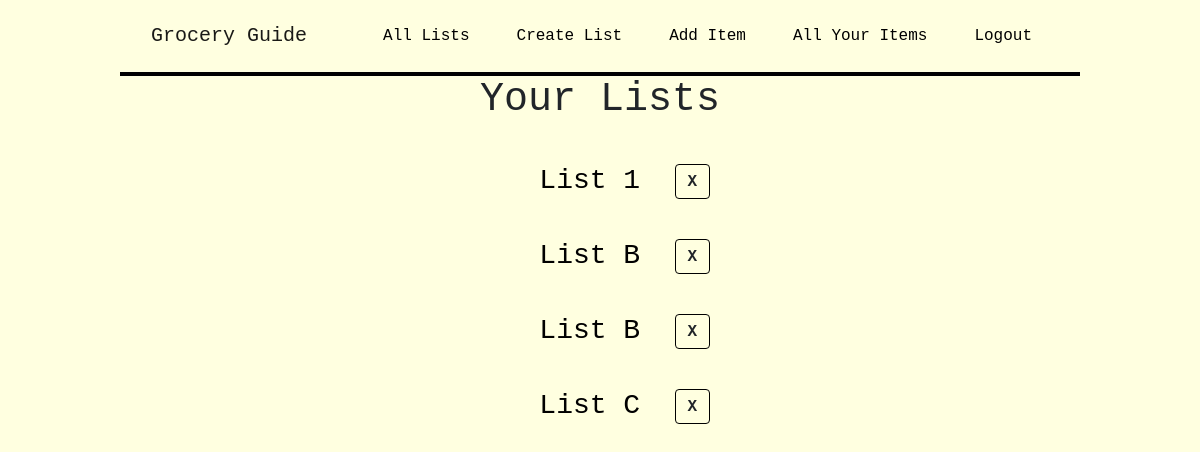
The app's page / (signed in), older data.
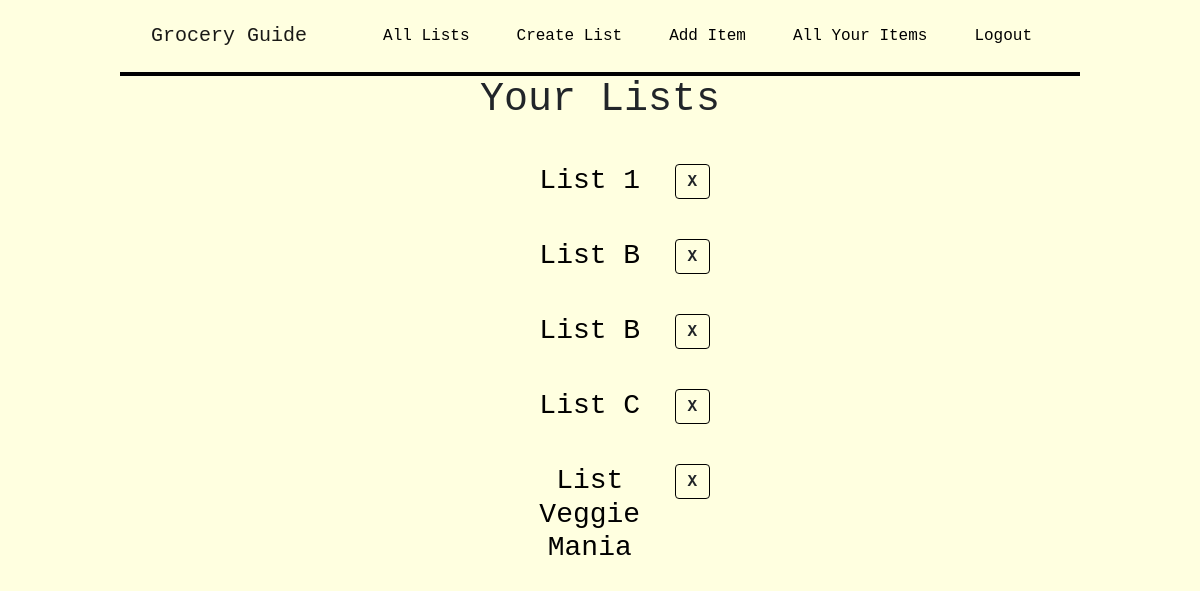
The same page, newer data.
### grocery_list/models.py (models this page shows)
class List(models.Model):
    list_name = models.CharField(max_length=200)
    user = models.ForeignKey(User, on_delete=models.CASCADE)
    items = models.ManyToManyField(Item, through='ListItem')
    def __str__(self):
        return self.list_name

### grocery_list/views.py (the view)
# urls.py: 2. Add a URL to urlpatterns:  path('', views.home, name='home')
def home(request):
    if not request.user.is_authenticated:
        messages.warning(request, f'Please login to continue')
        return redirect('/login')
    if request.method == 'POST':
        list_id = request.POST.get('list', '')
        list = List.objects.get(id=list_id)
        list.delete()
    lists = List.objects.filter(user= request.user)
    return render(request, 'grocery_list/home.html', {'lists': lists})

### grocery_list/templates/grocery_list/home.html (shortened to what this page needs)
{% extends 'grocery_list/base.html' %}
{% block body %}
        <h1>Your Lists</h1>
        {% for list in lists %}
                <div class="list-div">
                    <div class="row offset-md-4">
                        <div class="col-md-5 ">
                            <a href="{% url 'grocery_list:g_list' list.id  %}" class="list-link"><h3 class="list-link">{{list}}</h3></a>
                        </div>
                        <div class="col-md-1">
                            <form action="" method='POST'>
                                <button class="btn delete-item">X</button>
                            </form>
                        </div>
                    </div>
                </div>
            {% endfor %}
{% endblock %}

### grocery_list/templates/grocery_list/base.html (shortened to what this page needs)
{% load static %}
<!DOCTYPE html>
<html lang="en">
<head>
    <link rel="stylesheet" href="{% static 'grocery_list/style.css' %}">
    <link rel="stylesheet" href="https://cdn.jsdelivr.net/npm/bootstrap@4.6.2/dist/css/bootstrap.min.css">
</head>
<body class="main-background">
    <nav class="navbar navbar-light" style=" border-bottom: 4px solid black; width: 80%; margin: auto;">
        <a href="{% url 'grocery_list:home' %}" class="navbar-brand">Grocery Guide</a>
        <div class="navbar">
            <a href="{% url 'grocery_list:home'%}" class="nav-item nav-link">All Lists</a>
            <a href="{% url 'grocery_list:create_list' %}" class="nav-item nav-link">Create List</a>
            <a href="{% url 'grocery_list:create_item' %}" class="nav-item nav-link">Add Item</a>
            <a href="{% url 'grocery_list:all_items'%}" class="nav-item nav-link">All Your Items</a>
            {% if user.is_authenticated %}
                <a href="{% url 'logout' %}" class="nav-item nav-link">Logout</a>
            {% else %}
                <a href="{% url 'login' %}" class="nav-item nav-link">Login</a>
                {% endif %}
        </div>
    </nav>
    {% block body %}
    {% endblock %}
</body>
</html>

### grocery_list/static/grocery_list/style.css (style rules this page uses)
.main-background { background-color: lightyellow; text-align: center; font-family: 'Courier New', Courier, monospace; margin-bottom: 50px; }
div.list-div { width: 40%; margin: 40px auto 40px; }
.list-link { color: black; }
h3.list-link { display: inline; }
button.delete-item { border: 1px solid black; font-weight: bold; padding-top: 5px; padding-bottom: 5px; height: 35px; width: 35px; align-items: center; }
.navbar a { color: black; margin-left: 15px; }

Row changes from the older to the newer data that the page shows:
added List: list_name "List Veggie Mania"
